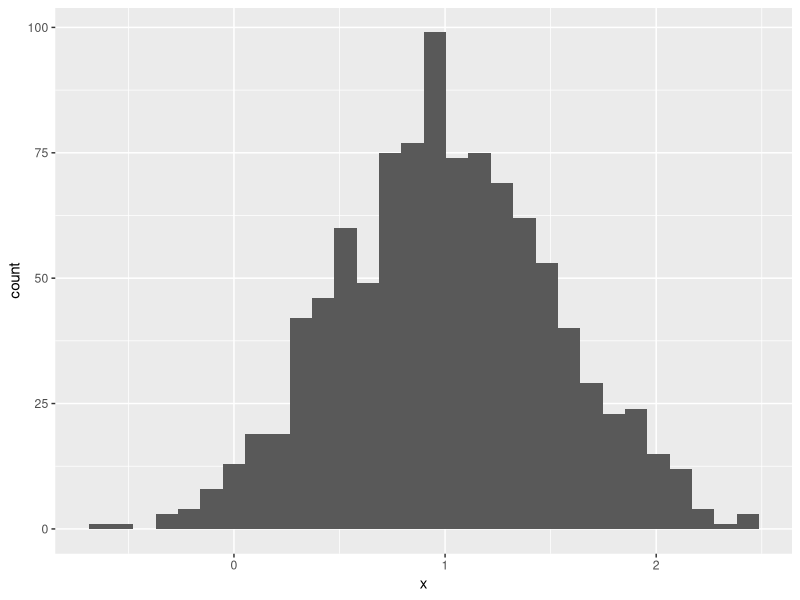
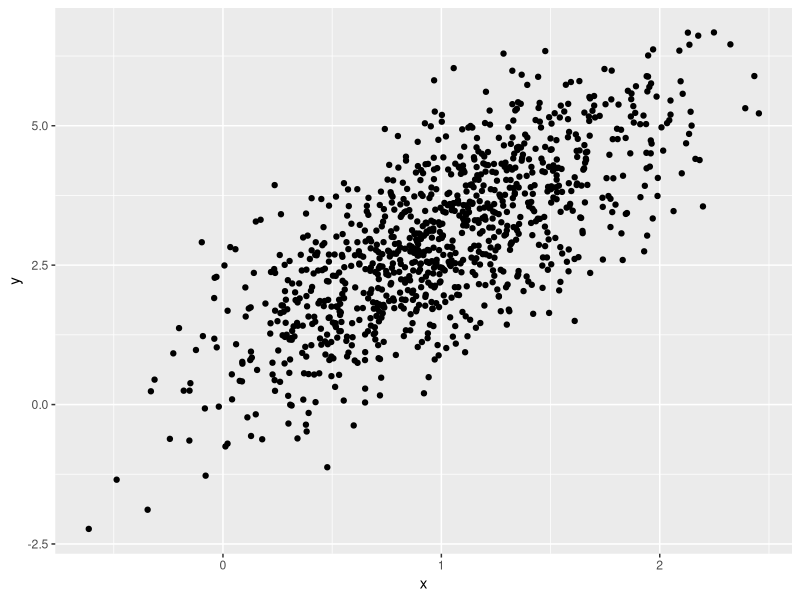
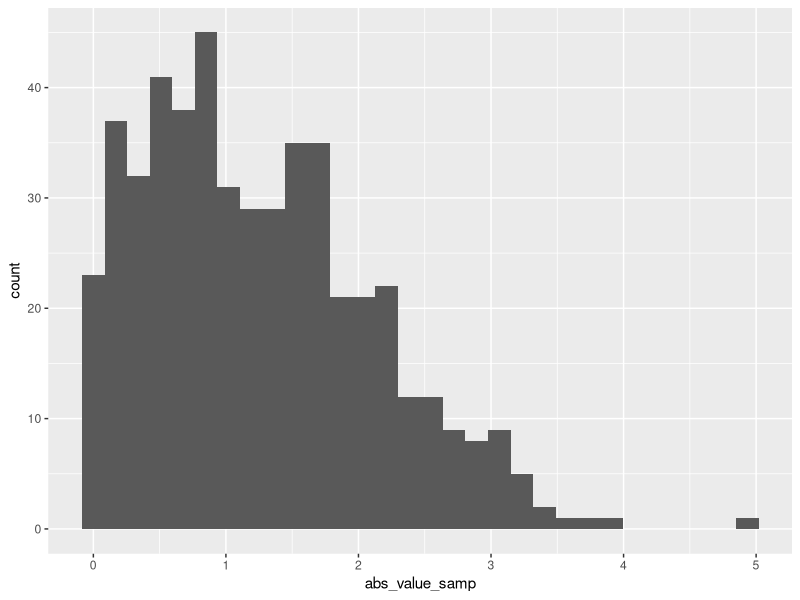

Recreate these plots in R, in order.
## ---- chunk 1
library(tidyverse)
## ---- chunk 2
samp = rnorm(100)
length(samp)
## ---- chunk 3
example.df = 
  tibble(
    vec_numeric = 1:4,
    vec_char = c("my", "name", "is", "jeff"),
    vec_factor = factor(c("male", "male", "female", "female"))
  )
## ---- chunk 4
new_df =
  tibble(
    x = rnorm(100),
    y = 1 + 2 * x + rnorm(100)
  )
## ---- chunk 5
plot_df = 
  tibble(
    x = rnorm(1000, mean = 1, sd = 0.5),
    y = 1 + 2 * x + rnorm(1000)
  )

plot_df

ggplot(plot_df, aes(x=x)) + geom_histogram()
ggplot(plot_df, aes(x=x, y=y)) + geom_point()
## ---- chunk 6
la_df = 
  tibble(
    numeric_samp = rnorm(500, mean = 1),
    greater_0 = numeric_samp > 0,
    abs_value_samp = abs(numeric_samp)
  )

ggplot(la_df, aes(x= abs_value_samp)) + geom_histogram()
